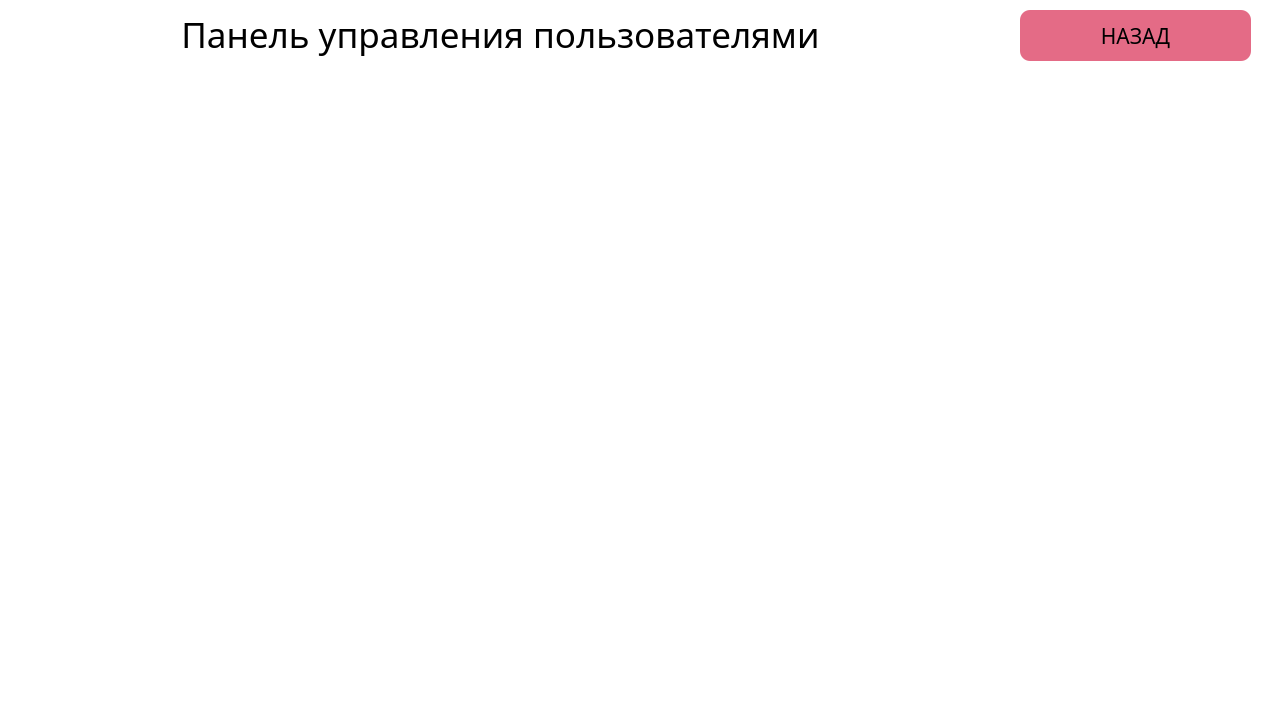
<?xml version="1.0" encoding="UTF-8"?>
<ui version="4.0">
 <class>WindowUserControl</class>
 <widget class="QMainWindow" name="WindowUserControl">
  <property name="geometry">
   <rect>
    <x>0</x>
    <y>0</y>
    <width>1280</width>
    <height>720</height>
   </rect>
  </property>
  <property name="minimumSize">
   <size>
    <width>1280</width>
    <height>720</height>
   </size>
  </property>
  <property name="maximumSize">
   <size>
    <width>1280</width>
    <height>720</height>
   </size>
  </property>
  <property name="font">
   <font>
    <family>Trebuchet MS</family>
    <pointsize>14</pointsize>
   </font>
  </property>
  <property name="cursor">
   <cursorShape>ArrowCursor</cursorShape>
  </property>
  <property name="mouseTracking">
   <bool>false</bool>
  </property>
  <property name="tabletTracking">
   <bool>false</bool>
  </property>
  <property name="windowTitle">
   <string>Управление пользователями</string>
  </property>
  <property name="styleSheet">
   <string notr="true">background: #fff</string>
  </property>
  <widget class="QWidget" name="centralwidget">
   <widget class="QPushButton" name="btn_back">
    <property name="geometry">
     <rect>
      <x>1020</x>
      <y>10</y>
      <width>231</width>
      <height>51</height>
     </rect>
    </property>
    <property name="font">
     <font>
      <family>Trebuchet MS</family>
      <pointsize>16</pointsize>
      <weight>50</weight>
      <bold>false</bold>
     </font>
    </property>
    <property name="focusPolicy">
     <enum>Qt::StrongFocus</enum>
    </property>
    <property name="styleSheet">
     <string notr="true">QPushButton {
background-color: rgb(228, 107, 134);
border: none;
border-radius: 10px}

QPushButton:hover {
border: 1px solid  rgb(0, 0, 0);
background-color: rgba(228, 107, 134, 0.9)
}

QPushButton:pressed {
border:3px solid  rgb(0, 0, 0);
background-color: rgba(228, 107, 134, 1)
}</string>
    </property>
    <property name="text">
     <string>НАЗАД</string>
    </property>
    <property name="shortcut">
     <string>Return</string>
    </property>
    <property name="checkable">
     <bool>false</bool>
    </property>
   </widget>
   <widget class="QLabel" name="label_windowName">
    <property name="geometry">
     <rect>
      <x>10</x>
      <y>10</y>
      <width>981</width>
      <height>51</height>
     </rect>
    </property>
    <property name="font">
     <font>
      <family>Trebuchet MS</family>
      <pointsize>26</pointsize>
     </font>
    </property>
    <property name="text">
     <string>Панель управления пользователями</string>
    </property>
    <property name="alignment">
     <set>Qt::AlignHCenter|Qt::AlignTop</set>
    </property>
   </widget>
  </widget>
 </widget>
 <resources/>
 <connections/>
</ui>
